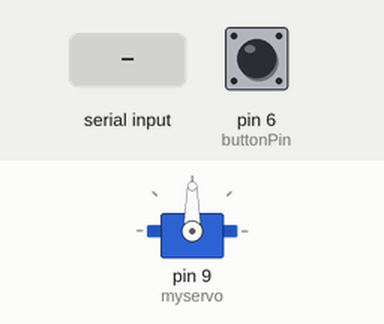
This sketch was run on a simulated Arduino Uno, built with avr-gcc and run on an emulated ATmega328P. Shown: servo. Inputs (shaded band) come from the test bench; at power-on: pin 6 (buttonPin) LOW.

Above: at 1.2 s.
1.3 s: "on\n" received over Serial
At 2.3 s:
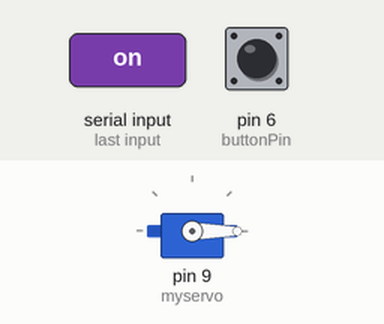
Timing chart, 0 to 4.3 s (numbered marks = the images above; inputs shaded):
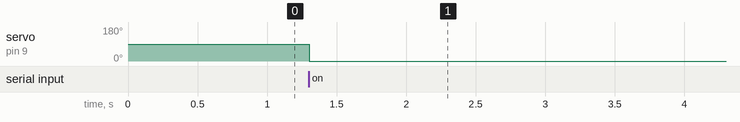

Measured:
- after the input at 1.3 s, servo on pin 9 (myservo): 90° → 0° at once

The sketch:

ino2py.ino
```cpp
int buttonPin = 6;
int ledPin;
int i;
int count = 0;
String str;
#include <Servo.h>
Servo myservo;
void setup() {
  myservo.attach(9);
  Serial.begin(9600);
  myservo.write(90);
  pinMode(ledPin, OUTPUT);
  pinMode(buttonPin, INPUT);
}
void loop() {
  if (Serial.available()) {
    // 讀取傳入的字串直到"\n"結尾
    str = Serial.readStringUntil('\n');
    if (str == "on" && count == 0) {
      myservo.write(0); // 使用write，傳入角度，從0度轉到180度
      count = 1;
    }

    if (digitalRead(buttonPin)) {
      count = 0;
      Serial.println(count);
      myservo.write(90);
    }
  }
}
```
